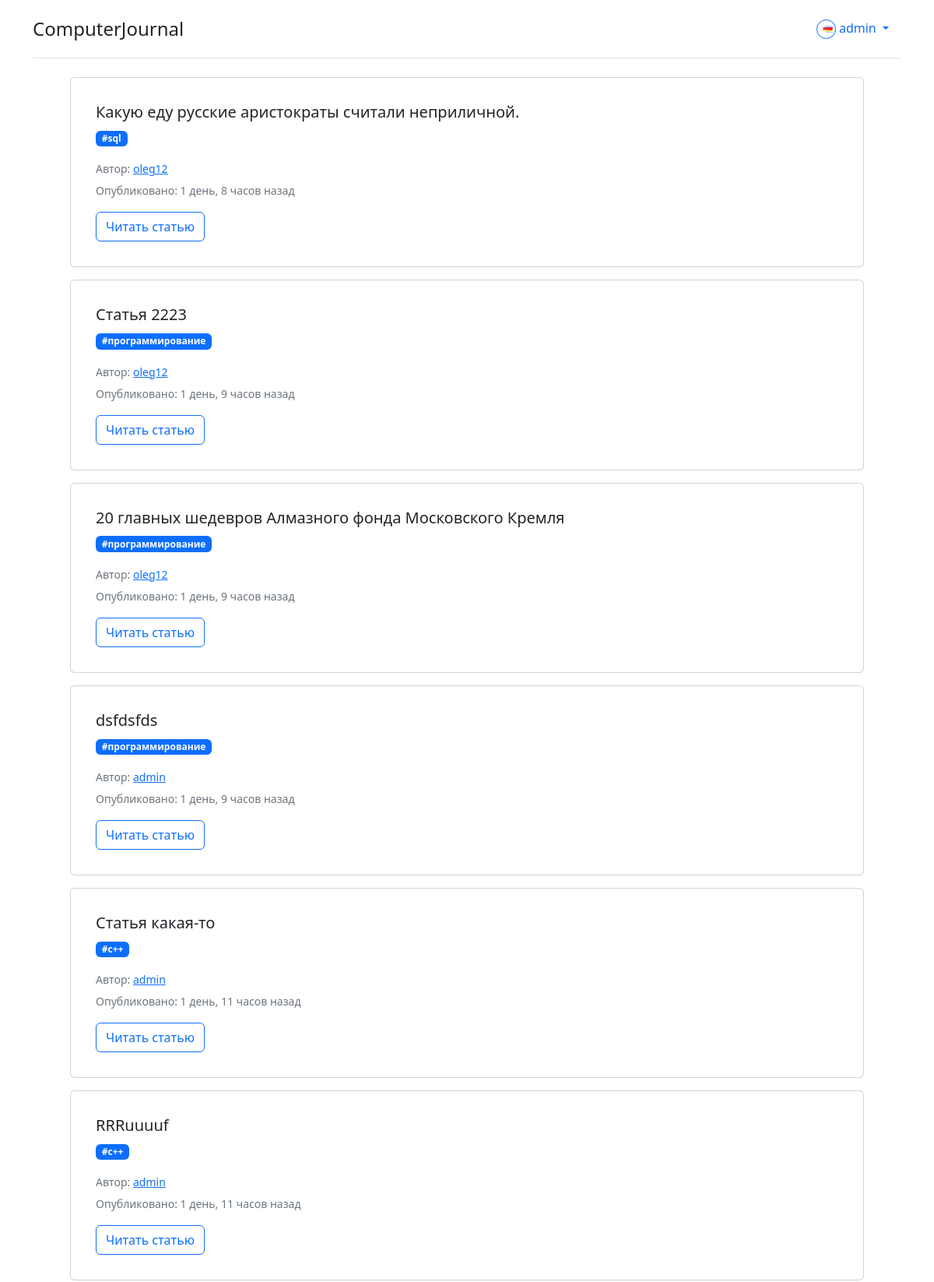
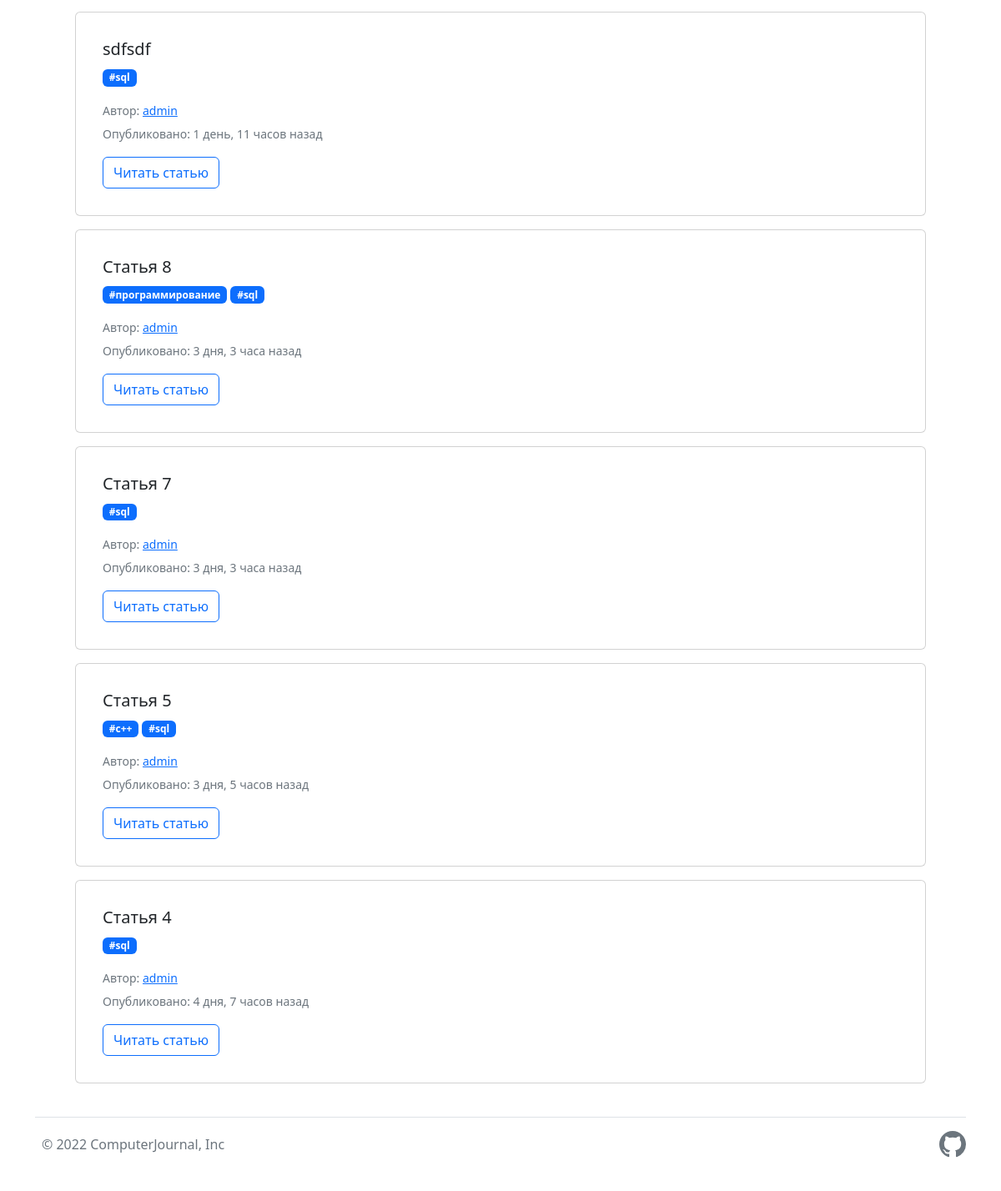
The app's page / (signed in) with its own data (2 pictures, top to bottom).
### blog/models.py (models this page shows, shortened)
class Profile(models.Model):
    user = models.OneToOneField(User, on_delete=models.CASCADE)
    photo = models.ImageField(upload_to='images/profile/%Y/%M/%D', blank=True)
    bio = models.TextField(max_length=500, blank=True)
    location = models.CharField(max_length=30, blank=True)
    birth_date = models.DateField(null=True, blank=True)

class Articles(models.Model):
    title = models.CharField(max_length=200, default="Enter the name please", verbose_name="Заголовок")
    owner = models.ForeignKey(User, on_delete=models.SET_NULL, null=True, verbose_name="Владелец", max_length=200, default=1)
    article_text = models.TextField(blank=True, verbose_name="Текст статьи")
    slug_name = models.SlugField(max_length=200, db_index=True)
    date_of_publishing = models.DateTimeField(auto_now_add=True, verbose_name="Дата публикации")
    is_published = models.BooleanField(default=True, verbose_name="Опубликовано?")
    tags = models.ManyToManyField(Tag, help_text="Выберете тематику статьи", verbose_name="Теги")
    class Meta:
        verbose_name = "Статья"
        verbose_name_plural = "Статьи"
    def get_absolute_url(self):
        return reverse('article', kwargs={'slug_name': self.slug_name})

class Tag(models.Model):
    name = models.CharField(max_length=200)
    def get_absolute_url(self):
        return reverse('tag', kwargs={"tag_id": self.pk})
    def __str__(self):
        return self.name

### blog/views.py (the view)
# urls.py: path('', index, name=''),
def index(request):
    article_1 = Articles.objects.filter(is_published=True).prefetch_related('tags').order_by("-date_of_publishing")
    return render(request, 'blog/index.html', {'articles': article_1, 'title': "Главная"})

### blog/templates/blog/index.html (shortened to what this page needs)
{% extends "blog/base_generic.html" %}
{% block content %}
{% include "blog/_throw_articles.html" %}
{% endblock %}

### blog/templates/blog/base_generic.html (shortened to what this page needs)
<!DOCTYPE html>
<html lang="ru">
<head>
    <link href="https://cdn.jsdelivr.net/npm/bootstrap@5.2.0-beta1/dist/css/bootstrap.min.css" rel="stylesheet"
>
</head>
<body>
<div class="container">
    <header class="d-flex flex-wrap justify-content-center py-3 mb-4 border-bottom">
        <a href="/" class="d-flex align-items-center mb-3 mb-md-0 me-md-auto text-dark text-decoration-none">
            <span class="fs-4">ComputerJournal</span>
        </a>
        <ul class="nav nav-pills">
            {% if request.user.is_authenticated %}
                <li class="nav-item dropdown">
                    <a class="nav-link dropdown-toggle m-6" href="#" id="navbarDropdown" role="button"
                       data-bs-toggle="dropdown" aria-expanded="false">
                        {% if user.profile.photo %}
                            <img class="rounded-circle border border-primary" height=25 width=25
                                 src="{{ user.profile.photo.url }}" height=100 width=100>
                        {% else %}
                            {% load static %}
                        {% endif %}
                        {{ user.username }}
                    </a>
                </li>
            {% else %}
                <li class="nav-item"><a href="{% url 'authorization' %}" class="nav-link">Войти</a></li>
            {% endif %}
        </ul>
    </header>
</div>
{% block content %}{% endblock %}
<div class="container">
    <footer class="d-flex flex-wrap justify-content-between align-items-center py-3 my-4 border-top">
        <div class="col-md-4 d-flex align-items-center">
            <span class="mb-3 mb-md-0 text-muted">&copy; 2022 ComputerJournal, Inc</span>
        </div>
        <ul class="nav col-md-4 justify-content-end list-unstyled d-flex">
            <li class="ms-3">
                <a class="text-muted" href="https://github.com/bogdanpashtet/blog_django">
                </a>
            </li>
        </ul>
    </footer>
</div>
</body>
</html>

### blog/templates/blog/_throw_articles.html (shortened to what this page needs)
{% for item in articles %}
    <div class="container d-flex justify-content-center align-baseline">
        <div class="card d-flex mb-3 mx-5 w-100 p-3">
            <div class="card-body">
                <h5 class="card-title">{{ item.title }}</h5>
                <p class="card-text">
                    {% for tag in item.tags.all %}
                        <span class="badge text-bg-primary"><a href="{{ tag.get_absolute_url }}" class="nav-link active"
                                                               aria-current="page">{{ tag }}</a></span>
                    {% endfor %}
                </p>
                <p class="card-text mb-1"><small class="text-muted">Автор: <a
                        href="{% url 'profile' user_id=item.owner_id %}">{{ item.owner }}</a></small></p>
                <p class="card-text mt-1"><small
                        class="text-muted">Опубликовано: {{ item.date_of_publishing| timesince }} назад</small></p>
                <button type="button" class="btn btn-outline-primary"><a href="{{ item.get_absolute_url }}"
                                                                         class="nav-link active" aria-current="page">Читать
                    статью</a></button>
            </div>
        </div>
    </div>
{% endfor %}

### records on screen
Articles: title "Какую еду русские аристократы считали неприличной.", owner "oleg12", date_of_publishing "1 день, 8 часов"
Tag: name "#sql"
Articles: title "Статья 2223", owner "oleg12", date_of_publishing "1 день, 9 часов"
Tag: name "#программирование"
Articles: title "20 главных шедевров Алмазного фонда Московского Кремля", owner "oleg12", date_of_publishing "1 день, 9 часов"
Articles: title "dsfdsfds", owner "admin", date_of_publishing "1 день, 9 часов"
Articles: title "Статья какая-то", owner "admin", date_of_publishing "1 день, 11 часов"
Tag: name "#с++"
Articles: title "RRRuuuuf", owner "admin", date_of_publishing "1 день, 11 часов"
Articles: title "sdfsdf", owner "admin", date_of_publishing "1 день, 11 часов"
Articles: title "Статья 8", owner "admin", date_of_publishing "3 дня, 3 часа"
Articles: title "Статья 7", owner "admin", date_of_publishing "3 дня, 3 часа"
Articles: title "Статья 5", owner "admin", date_of_publishing "3 дня, 5 часов"
Articles: title "Статья 4", owner "admin", date_of_publishing "4 дня, 7 часов"

### other values on screen
{{ user.username }} "admin"
